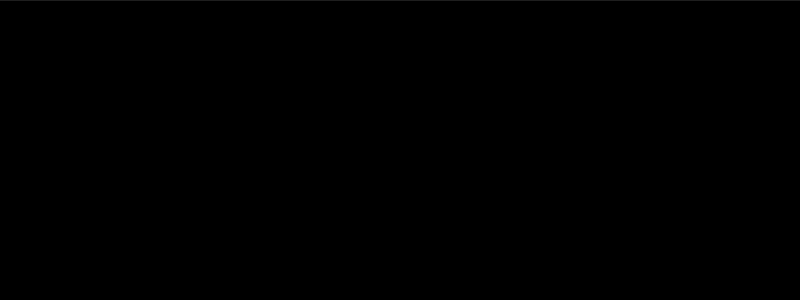
Frame 1 (no input)
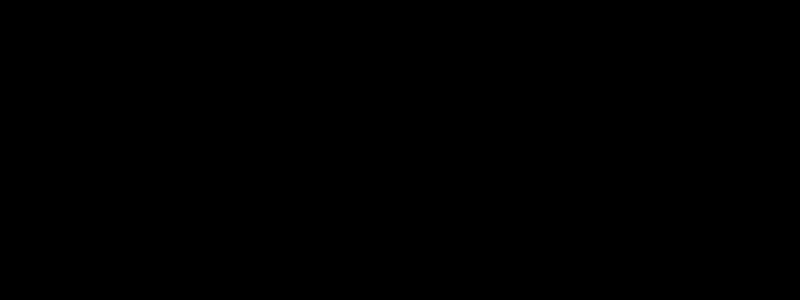
Frame 60 (the mouse pressed at the canvas centre just before this capture)
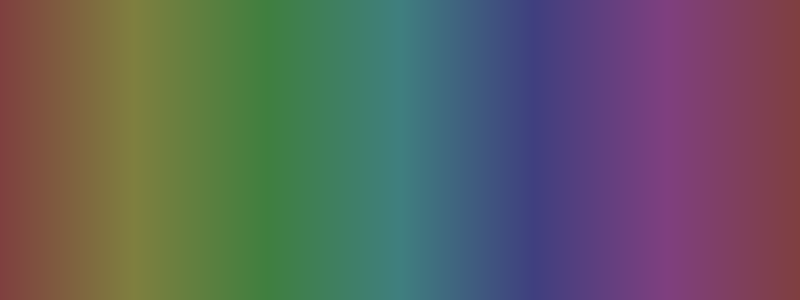
Frame 120 (the mouse held since frame 60 and released just before this capture)

The Processing sketch that drew these frames (run headless with seeded random() and noise(); from frame 60 on, the mouse is pressed at the canvas centre):

// Processing sketch: w06g_HSBcolorMode
// ── w06g_HSBcolorMode.pde
// code 1 fall 2019
// bryan ma

// HSB color mode is useful if you want to map
// a range of colors with a single value instead
// of with red green and blue channels.

// this sketch uses a loop to draw a gradient mapping
// hues to the width of the screen, also changing 
// saturation and brightness based on the mouse.

void setup() {
  size(800, 300);
  colorMode(HSB);
}

void draw() {
  for (int i = 0; i < width; i++) {
    float hue = map(i, 0, width, 0, 255);
    float saturation = map(mouseX, 0, width, 0, 255);
    float brightness = map(mouseY, 0, height, 0, 255);
    stroke(hue, saturation, brightness);
    line(i, 0, i, height);
  }
}
